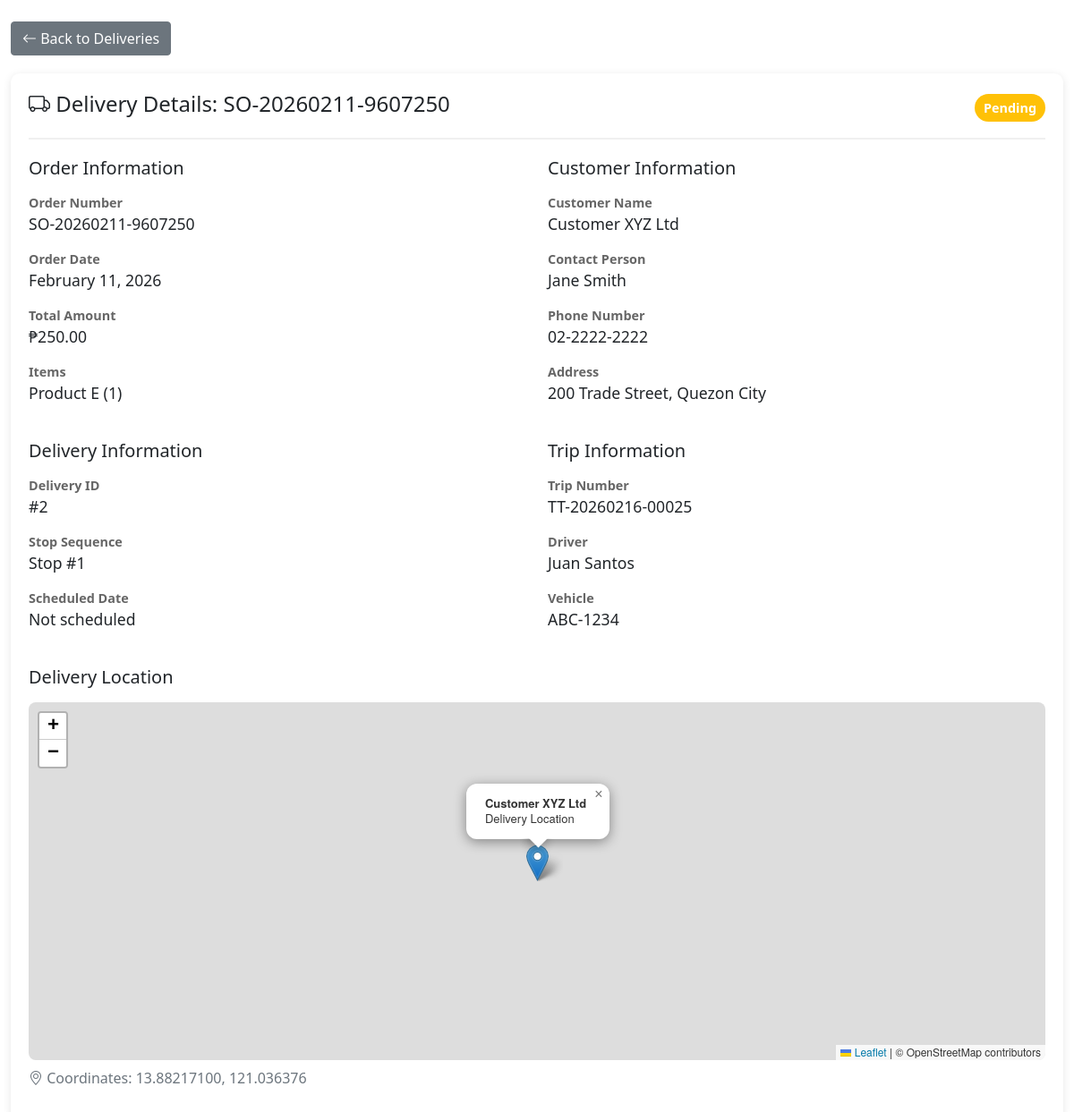
/Delivery/order_details.php?id=2 (signed in), run on an earlier commit of the app's database.
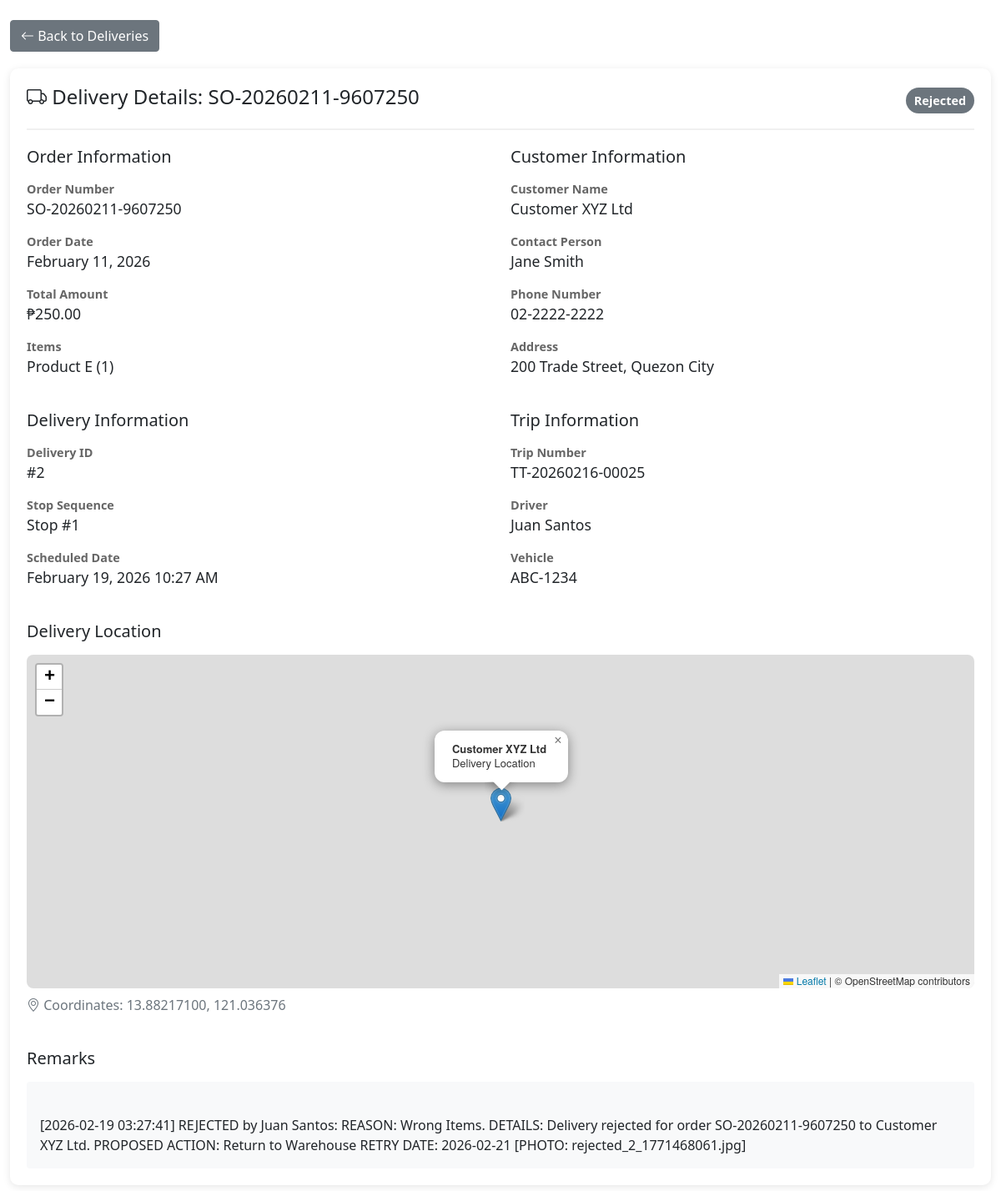
And on a later commit of the database.
### tables this page shows
CREATE TABLE `deliveries` (
  `delivery_id` int(11) NOT NULL,
  `trip_id` int(11) NOT NULL,
  `so_id` int(11) NOT NULL,
  `pick_list_id` int(11) DEFAULT NULL,
  `customer_id` int(11) NOT NULL,
  `stop_sequence` int(11) DEFAULT NULL,
  `delivery_date` datetime DEFAULT NULL,
  `delivery_status` enum('pending','in-transit','delivered','rejected','partial','rescheduled') DEFAULT 'pending',
  `signed_by` varchar(100) DEFAULT NULL,
  `remarks` text DEFAULT NULL,
  `created_at` timestamp NOT NULL DEFAULT current_timestamp(),
  `updated_at` timestamp NOT NULL DEFAULT current_timestamp() ON UPDATE current_timestamp(),
  `branch_id` int(11) DEFAULT NULL,
  `driver_id` int(11) DEFAULT NULL,
  `rejection_photo` varchar(250) DEFAULT NULL,
  `rejection_reason` varchar(250) NOT NULL
);

CREATE TABLE `sales_orders` (
  `so_id` int(11) NOT NULL,
  `so_number` varchar(50) NOT NULL,
  `customer_id` int(11) NOT NULL,
  `branch_id` int(11) DEFAULT NULL,
  `order_date` datetime NOT NULL,
  `delivery_date` date DEFAULT NULL,
  `total_amount` decimal(12,2) NOT NULL,
  `order_status` enum('pending','confirmed','processing','ready','delivered','cancelled') DEFAULT 'pending',
  `created_by` int(11) NOT NULL,
  `created_at` timestamp NOT NULL DEFAULT current_timestamp(),
  `updated_at` timestamp NOT NULL DEFAULT current_timestamp() ON UPDATE current_timestamp()
);

CREATE TABLE `customers` (
  `customer_id` int(11) NOT NULL,
  `customer_name` varchar(100) NOT NULL,
  `customer_code` varchar(50) NOT NULL,
  `contact_person` varchar(100) DEFAULT NULL,
  `email` varchar(100) DEFAULT NULL,
  `phone_number` varchar(20) DEFAULT NULL,
  `address` varchar(255) DEFAULT NULL,
  `city` varchar(50) DEFAULT NULL,
  `longitude` decimal(10,6) DEFAULT NULL,
  `latitude` decimal(10,8) DEFAULT NULL,
  `credit_limit` decimal(12,2) DEFAULT 0.00,
  `credit_used` decimal(12,2) DEFAULT 0.00,
  `status` enum('active','inactive','suspended') DEFAULT 'active',
  `created_at` timestamp NOT NULL DEFAULT current_timestamp(),
  `updated_at` timestamp NOT NULL DEFAULT current_timestamp() ON UPDATE current_timestamp(),
  `branch_id` int(11) DEFAULT NULL,
  `full_address` text DEFAULT NULL,
  `delivery_instructions` text DEFAULT NULL
);

CREATE TABLE `trip_tickets` (
  `trip_id` int(11) NOT NULL,
  `trip_number` varchar(50) NOT NULL,
  `so_id` int(11) NOT NULL,
  `picklist_id` int(11) DEFAULT NULL,
  `driver_id` int(11) NOT NULL,
  `branch_id` int(11) NOT NULL,
  `trip_date` date NOT NULL,
  `trip_status` enum('planned','in-progress','completed','delayed','cancelled') DEFAULT 'planned',
  `start_time` datetime DEFAULT NULL,
  `end_time` datetime DEFAULT NULL,
  `total_stops` int(11) DEFAULT NULL,
  `total_delivered` int(11) DEFAULT 0,
  `total_failed` int(11) DEFAULT 0,
  `remarks` text DEFAULT NULL,
  `created_by` int(11) NOT NULL,
  `created_at` timestamp NOT NULL DEFAULT current_timestamp(),
  `updated_at` timestamp NOT NULL DEFAULT current_timestamp() ON UPDATE current_timestamp(),
  `photo_1` varchar(250) DEFAULT NULL
);

CREATE TABLE `drivers` (
  `driver_id` int(11) NOT NULL,
  `user_id` int(11) DEFAULT NULL,
  `driver_name` varchar(100) NOT NULL,
  `license_number` varchar(50) NOT NULL,
  `license_expiry` date DEFAULT NULL,
  `contact_number` varchar(20) DEFAULT NULL,
  `vehicle_type` varchar(50) DEFAULT NULL,
  `vehicle_plate_number` varchar(50) DEFAULT NULL,
  `status` enum('active','inactive','on-leave') DEFAULT 'active',
  `branch_id` int(11) DEFAULT NULL,
  `created_at` timestamp NOT NULL DEFAULT current_timestamp(),
  `updated_at` timestamp NOT NULL DEFAULT current_timestamp() ON UPDATE current_timestamp()
);

### Delivery/order_details.php (the view, shortened to what the changed rows need)
<?php
require_once "../config/database.php";
$delivery_id = isset($_GET["id"]) ? intval($_GET["id"]) : 0;
$query = "
    SELECT
        d.*,
        so.so_number,
        so.total_amount,
        so.order_date,
        c.customer_name,
        c.contact_person,
        c.phone_number,
        c.address,
        c.city,
        c.longitude,
        c.latitude,
        t.trip_number,
        t.trip_status as trip_status,
        dr.driver_name,
        dr.vehicle_plate_number,
        GROUP_CONCAT(CONCAT(i.item_name, \" (\", soi.quantity_ordered, \")\") SEPARATOR \", \") as items
    FROM deliveries d
    INNER JOIN sales_orders so ON d.so_id = so.so_id
    INNER JOIN customers c ON d.customer_id = c.customer_id
    LEFT JOIN trip_tickets t ON d.trip_id = t.trip_id
    LEFT JOIN drivers dr ON t.driver_id = dr.driver_id
    LEFT JOIN sales_order_items soi ON so.so_id = soi.so_id
    LEFT JOIN items i ON soi.item_id = i.item_id
    WHERE d.delivery_id = ?
    GROUP BY d.delivery_id
";
$stmt = $conn->prepare($query);
$stmt->bind_param("i", $delivery_id);
$stmt->execute();
$result = $stmt->get_result();
$delivery = $result->fetch_assoc();
?>
<!DOCTYPE html>
<html lang="en">
<head>
    <link href="https://cdn.jsdelivr.net/npm/bootstrap@5.1.3/dist/css/bootstrap.min.css" rel="stylesheet">
    <link rel="stylesheet" href="https://cdn.jsdelivr.net/npm/bootstrap-icons@1.8.1/font/bootstrap-icons.css">
    <link rel="stylesheet" href="https://unpkg.com/leaflet@1.9.4/dist/leaflet.css" />
</head>
<body>
    <div class="container-fluid py-4">
        <div class="details-card">
            <div class="details-header d-flex justify-content-between align-items-center">
                <h4>
                    <i class="bi bi-truck"></i>
                    Delivery Details: <?php echo $delivery["so_number"]; ?>
                </h4>
                <span class="status-badge bg-<?php
                    echo $delivery["delivery_status"] == "delivered" ? "success" :
                        ($delivery["delivery_status"] == "pending" ? "warning" :
                        ($delivery["delivery_status"] == "in-transit" ? "primary" : "secondary"));
                ?> text-white">
                    <?php echo ucfirst(str_replace("-", " ", $delivery["delivery_status"])); ?>
                </span>
            </div>
            <div class="row">
                <div class="col-md-6">
                    <h5 class="mb-3">Order Information</h5>
                    <div class="info-label">Order Number</div>
                    <div class="info-value"><?php echo $delivery["so_number"]; ?></div>
                    <div class="info-label">Order Date</div>
                    <div class="info-value"><?php echo date("F j, Y", strtotime($delivery["order_date"])); ?></div>
                    <div class="info-label">Total Amount</div>
                    <div class="info-value">₱<?php echo number_format($delivery["total_amount"], 2); ?></div>
                    <div class="info-label">Items</div>
                    <div class="info-value"><?php echo $delivery["items"] ?? "No items listed"; ?></div>
                </div>
                <div class="col-md-6">
                    <h5 class="mb-3">Customer Information</h5>
                    <div class="info-label">Customer Name</div>
                    <div class="info-value"><?php echo $delivery["customer_name"]; ?></div>
                    <div class="info-label">Contact Person</div>
                    <div class="info-value"><?php echo $delivery["contact_person"] ?? "N/A"; ?></div>
                    <div class="info-label">Phone Number</div>
                    <div class="info-value"><?php echo $delivery["phone_number"] ?? "N/A"; ?></div>
                    <div class="info-label">Address</div>
                    <div class="info-value"><?php echo $delivery["address"] . ", " . $delivery["city"]; ?></div>
                </div>
            </div>
            <div class="row mt-4">
                <div class="col-md-6">
                    <h5 class="mb-3">Delivery Information</h5>
                    <div class="info-label">Delivery ID</div>
                    <div class="info-value">#<?php echo $delivery["delivery_id"]; ?></div>
                    <div class="info-label">Stop Sequence</div>
                    <div class="info-value">Stop #<?php echo $delivery["stop_sequence"] ?? "N/A"; ?></div>
                    <div class="info-label">Scheduled Date</div>
                    <div class="info-value"><?php echo $delivery["delivery_date"] ? date("F j, Y h:i A", strtotime($delivery["delivery_date"])) : "Not scheduled"; ?></div>
                </div>
                <div class="col-md-6">
                    <h5 class="mb-3">Trip Information</h5>
                    <div class="info-label">Trip Number</div>
                    <div class="info-value"><?php echo $delivery["trip_number"] ?? "Not assigned"; ?></div>
                    <div class="info-label">Driver</div>
                    <div class="info-value"><?php echo $delivery["driver_name"] ?? "Not assigned"; ?></div>
                    <div class="info-label">Vehicle</div>
                    <div class="info-value"><?php echo $delivery["vehicle_plate_number"] ?? "Not assigned"; ?></div>
                </div>
            </div>
            <?php if (!empty($delivery["latitude"]) && !empty($delivery["longitude"])): ?>
            <div class="row mt-4">
                <div class="col-12">
                    <h5 class="mb-3">Delivery Location</h5>
                    <div id="deliveryLocationMap" class="location-map"></div>
                    <p class="mt-2 text-muted">
                        <i class="bi bi-geo-alt"></i>
                        Coordinates: <?php echo $delivery["latitude"]; ?>, <?php echo $delivery["longitude"]; ?>
                    </p>
                </div>
            </div>
            <?php endif; ?>
            <?php if (!empty($delivery["remarks"])): ?>
            <div class="row mt-4">
                <div class="col-12">
                    <h5 class="mb-3">Remarks</h5>
                    <div class="p-3 bg-light rounded">
                        <?php echo nl2br($delivery["remarks"]); ?>
                    </div>
                </div>
            </div>
            <?php endif; ?>
        </div>
    </div>
</body>
</html>

What changed in the data, as far as the page shows it:
changed deliveries "SO-20260211-9607250": delivery_status "Pending" → "Rejected"; delivery_date (not shown) → "February 19, 2026 10:27 AM"; remarks (not shown) → "[2026-02-19 03:27:41] REJECTED by Juan Santos: REASON: Wrong Items. DETAILS: Delivery rejected for order SO-20260211-9607250 to Customer XYZ Ltd. PROPOSED ACTION: Return to Warehouse RETRY DATE: 2026-02-21 [PHOTO: rejected_2_1771468061.jpg]"
Also different on the page:
text no longer shown: "Not scheduled"
text now shown: "Remarks"
